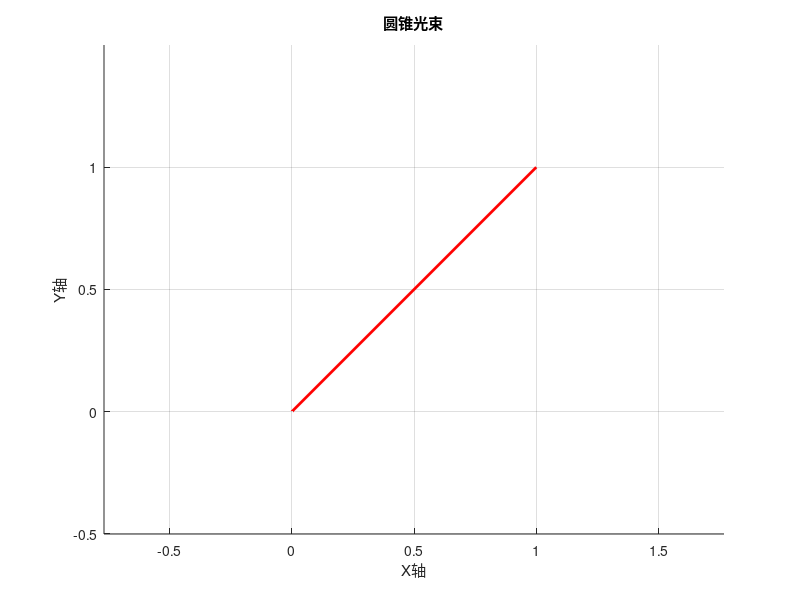

Reproduce this figure in MATLAB.
% 指定两个坐标点
pointA = [0, 0, 0];  % 第一个坐标点，作为光锥的顶点
pointB = [1, 1, 2];  % 第二个坐标点

% 设置分割光锥的线数
num_lines = 20;

% 计算光锥的半角展宽（弧度）
cone_half_angle = deg2rad(4.65e-3);  % 4.65 mrad 转换为弧度

% 角均分法，生成分割的直线方向向量
theta = linspace(0, 2 * pi, num_lines);
phi = linspace(0, cone_half_angle, num_lines);

% 初始化存储直线的起点和终点坐标
line_coordinates = zeros(num_lines, 6);

% 计算和绘制每条直线
figure;
hold on;
grid on;
axis equal;

for i = 1:num_lines
    % 计算新的方向向量
    x = sin(phi(i)) * cos(theta(i));
    y = sin(phi(i)) * sin(theta(i));
    z = cos(phi(i));
    
    % 计算直线的起点和终点坐标
    start_point = pointA;
    end_point = pointA + [x, y, z];
    
    % 存储直线的起点和终点坐标
    line_coordinates(i, :) = [start_point, end_point];
    
    % 输出直线方程
    fprintf('Line %d: (%.2f, %.2f, %.2f) -> (%.2f, %.2f, %.2f)\n', i, start_point, end_point);
    
    % 绘制直线
    plot3([start_point(1), end_point(1)], [start_point(2), end_point(2)], [start_point(3), end_point(3)], 'b');
end

% 绘制主光线
plot3([pointA(1), pointB(1)], [pointA(2), pointB(2)], [pointA(3), pointB(3)], 'r', 'LineWidth', 2);

xlabel('X轴');
ylabel('Y轴');
zlabel('Z轴');
title('圆锥光束');
hold off;
